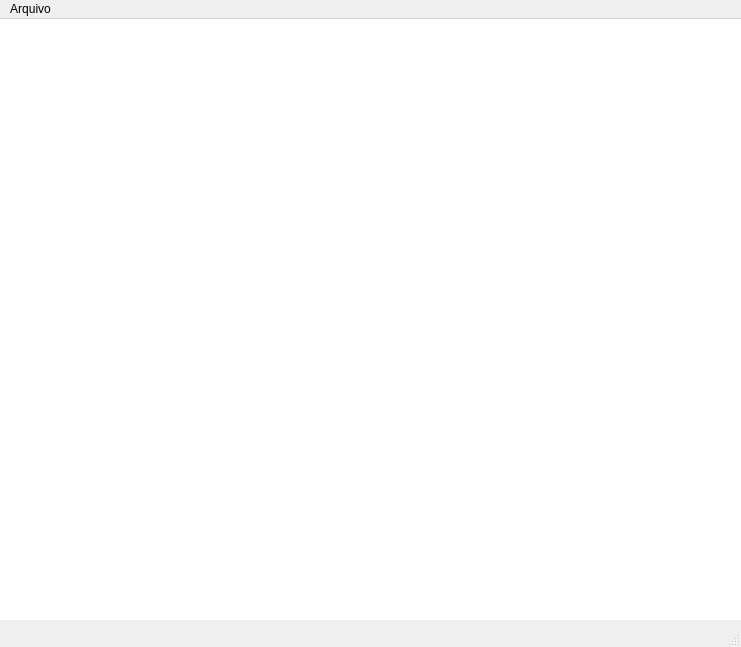
<?xml version="1.0" encoding="UTF-8"?>
<ui version="4.0">
 <class>MainWindow</class>
 <widget class="QMainWindow" name="MainWindow">
  <property name="geometry">
   <rect>
    <x>0</x>
    <y>0</y>
    <width>741</width>
    <height>647</height>
   </rect>
  </property>
  <property name="cursor">
   <cursorShape>ArrowCursor</cursorShape>
  </property>
  <property name="windowTitle">
   <string>MainWindow</string>
  </property>
  <property name="styleSheet">
   <string notr="true"/>
  </property>
  <property name="tabShape">
   <enum>QTabWidget::Rounded</enum>
  </property>
  <widget class="QWidget" name="centralwidget">
   <widget class="QLabel" name="label_2">
    <property name="geometry">
     <rect>
      <x>590</x>
      <y>190</y>
      <width>781</width>
      <height>191</height>
     </rect>
    </property>
    <property name="styleSheet">
     <string notr="true">color: rgb(255, 255, 255);</string>
    </property>
    <property name="text">
     <string/>
    </property>
    <property name="alignment">
     <set>Qt::AlignCenter</set>
    </property>
   </widget>
   <widget class="QTextEdit" name="textEdit">
    <property name="geometry">
     <rect>
      <x>0</x>
      <y>0</y>
      <width>741</width>
      <height>601</height>
     </rect>
    </property>
    <property name="styleSheet">
     <string notr="true">border:2px transparent;</string>
    </property>
   </widget>
   <zorder>textEdit</zorder>
   <zorder>label_2</zorder>
  </widget>
  <widget class="QMenuBar" name="menubar">
   <property name="geometry">
    <rect>
     <x>0</x>
     <y>0</y>
     <width>741</width>
     <height>21</height>
    </rect>
   </property>
   <widget class="QMenu" name="Arquivo">
    <property name="title">
     <string>Arquivo</string>
    </property>
    <addaction name="actionSalvar"/>
    <addaction name="actionAbrir"/>
    <addaction name="actionSalvar_2"/>
    <addaction name="actionSair"/>
   </widget>
   <addaction name="Arquivo"/>
  </widget>
  <widget class="QStatusBar" name="statusbar"/>
  <action name="actionSalvar">
   <property name="text">
    <string>Novo</string>
   </property>
   <property name="shortcut">
    <string>Ctrl+N</string>
   </property>
  </action>
  <action name="actionAbrir">
   <property name="text">
    <string>Abrir</string>
   </property>
   <property name="shortcut">
    <string>Ctrl+O</string>
   </property>
  </action>
  <action name="actionSalvar_2">
   <property name="text">
    <string>Salvar</string>
   </property>
   <property name="shortcut">
    <string>Ctrl+S</string>
   </property>
  </action>
  <action name="actionSair">
   <property name="text">
    <string>Sair</string>
   </property>
  </action>
 </widget>
 <resources/>
 <connections/>
</ui>
